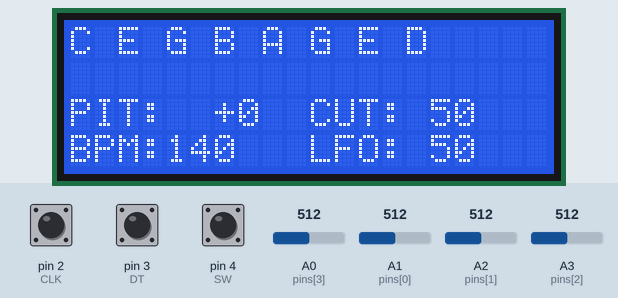
Simulated run of this sketch. Board: Arduino Uno, built with avr-gcc and run on an emulated ATmega328P. On the bench: 20×4 character LCD. The inputs (shaded band) are chosen by the test bench; at power-on: A1 (pins[0]) = 512, A0 (pins[3]) = 512, A2 (pins[1]) = 512, A3 (pins[2]) = 512, pin 2 (CLK) HIGH, pin 3 (DT) HIGH, pin 4 (SW) HIGH. What the sketch prints to the serial monitor is not drawn.

Above: at 1.2 s.
1.3 s: A1 (pins[0]) set to 500
At 1.76 s:
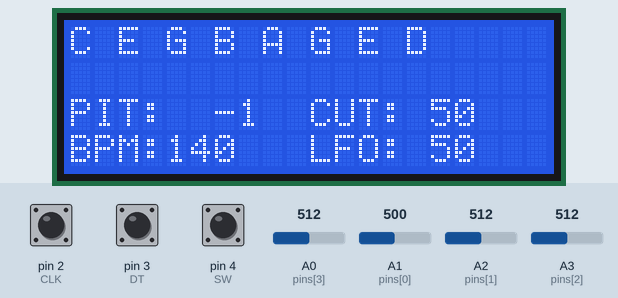
3.5 s: A0 (pins[3]) set to 716
At 4.89 s:
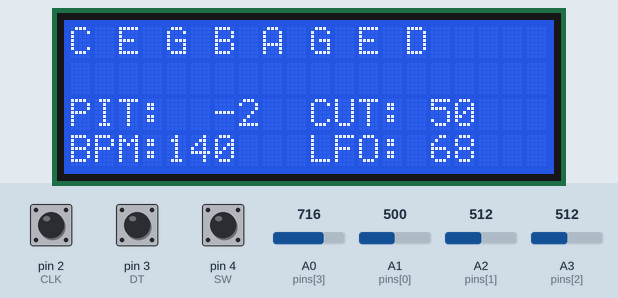
5.1 s: A2 (pins[1]) set to 716
At 6.45 s:
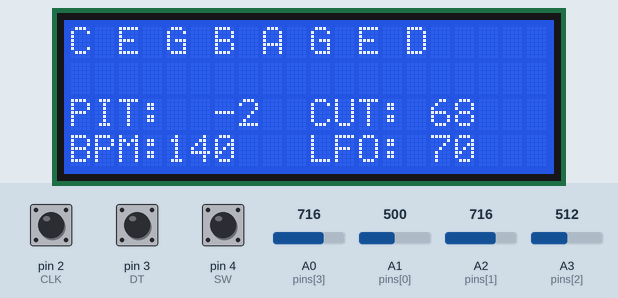
6.6 s: A3 (pins[2]) set to 716
At 8.02 s:
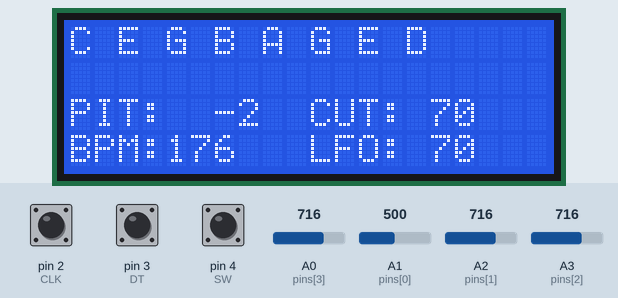
8.2 s: A1 (pins[0]) set to 306
At 9.45 s:
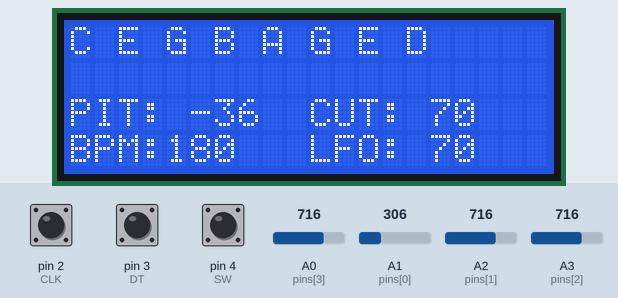
9.8 s: A0 (pins[3]) set to 992
At 11.66 s:
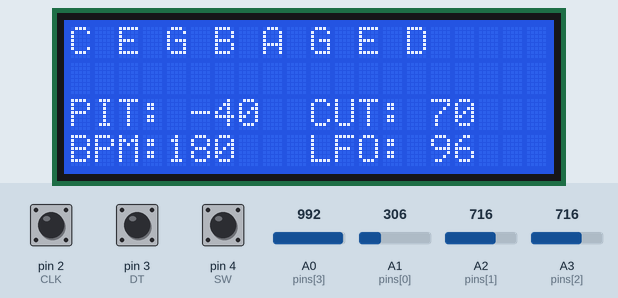

The sketch:

sketch_nov27a.ino
```cpp
#include <Wire.h>
#include <LiquidCrystal_I2C.h>

// LCD configuration
LiquidCrystal_I2C lcd(0x27, 20, 4);

// Four potentiometers
const byte pins[] = { A1, A2, A3, A0 };

float smooth[4];
int val[4];

// Rotary encoder
const byte CLK = 2;
const byte DT = 3;
const byte SW = 4;

volatile int ticks = 0;
volatile byte prevAB;

const int8_t transitions[] = {
  0, -1, 1, 0,
  1, 0, 0, -1,
  -1, 0, 0, 1,
  0, 1, -1, 0
};

void encoderISR() {
  byte ab = (digitalRead(CLK) << 1)
            | digitalRead(DT);

  ticks += transitions[(prevAB << 2) | ab];
  prevAB = ab;
}

// Eight notes, two characters each
char notes[17] = "C E G B A G E D ";

// Serial communication
char buffer[64];
byte used = 0;

// Sequencer state
int selected = 0;
int playhead = 0;

bool playing = false;
bool editing = false;

// Button debounce
bool rawButton = HIGH;
bool stableButton = HIGH;

unsigned long changed = 0;
unsigned long lastUpdate = 0;


// RECEIVE DATA FROM BROWSER

void receiveLine() {

  // Receive sequence notes
  if (buffer[0] == 'N' && strlen(buffer) == 18 && buffer[1] == ',') {

    memcpy(notes, buffer + 2, 16);
    notes[16] = 0;
  }

  // Receive sequencer state
  if (buffer[0] == 'S' && buffer[1] == ',') {

    int p, s, e;

    if (sscanf(buffer + 2,
               "%d,%d,%d",
               &p, &s, &e)
        == 3) {

      playing = p;
      selected = constrain(s, 0, 7);
      editing = e;
    }
  }

  // Receive current playback step
  if (buffer[0] == 'P' && buffer[1] == ',') {

    playhead = constrain(
      atoi(buffer + 2), 0, 7);
  }
}


// SETUP

void setup() {

  Serial.begin(115200);

  lcd.init();
  lcd.backlight();

  pinMode(CLK, INPUT_PULLUP);
  pinMode(DT, INPUT_PULLUP);
  pinMode(SW, INPUT_PULLUP);

  prevAB = (digitalRead(CLK) << 1)
           | digitalRead(DT);

  attachInterrupt(
    digitalPinToInterrupt(CLK),
    encoderISR,
    CHANGE);

  attachInterrupt(
    digitalPinToInterrupt(DT),
    encoderISR,
    CHANGE);

  for (byte i = 0; i < 4; i++) {
    smooth[i] = analogRead(pins[i]);
    val[i] = round(smooth[i] * 100 / 1023);
  }
}


// MAIN LOOP

void loop() {

  // Read incoming browser messages
  while (Serial.available()) {

    char c = Serial.read();

    if (c == '\n') {

      buffer[used] = 0;
      receiveLine();
      used = 0;

    } else if (c != '\r' && used < sizeof(buffer) - 1) {

      buffer[used++] = c;
    }
  }


  // ROTARY ENCODER ROTATION

  noInterrupts();

  int detents = ticks / 4;
  ticks -= detents * 4;

  interrupts();

  // Keep selection and note editing available during playback
  if (detents) {
    Serial.print("E,");
    Serial.println(detents);
  }


  // ROTARY ENCODER BUTTON

  bool b = digitalRead(SW);

  if (b != rawButton) {
    rawButton = b;
    changed = millis();
  }

  if (millis() - changed >= 25 && b != stableButton) {

    stableButton = b;

    if (b == LOW) {
      Serial.println("B");
    }
  }


  // UPDATE EVERY 50 MILLISECONDS

  if (millis() - lastUpdate < 50) {
    return;
  }

  lastUpdate = millis();


  // READ AND SMOOTH POTENTIOMETERS

  for (byte i = 0; i < 4; i++) {

    long sum = 0;

    analogRead(pins[i]);

    for (byte j = 0; j < 16; j++) {
      sum += analogRead(pins[i]);
    }

    smooth[i] +=
      (sum / 16.0 - smooth[i]) * 0.15;

    float n = smooth[i] * 100 / 1023;

    if (abs(n - val[i]) > 0.7) {
      val[i] = constrain(
        (int)round(n), 0, 100);
    }
  }

  int pitch = round(
                smooth[0] * 200 / 1023)
              - 100;


  // SEND KNOB VALUES TO BROWSER

  Serial.print(pitch);
  Serial.print(',');

  Serial.print(val[1]);
  Serial.print(',');

  Serial.print(val[2]);
  Serial.print(',');

  Serial.println(val[3]);


  // UPDATE LCD

  char row[21];

  lcd.noCursor();
  lcd.noBlink();

  // ROW 1: Eight sequencer notes
  lcd.setCursor(0, 0);
  lcd.print(notes);
  lcd.print("    ");

  // ROW 2: Playback marker, separate from the selected note
  lcd.setCursor(0, 1);
  lcd.print("                    ");
  if (playing) {
    lcd.setCursor(2 * playhead, 1);
    lcd.print("^");
  }

  // ROW 3: Pitch and cutoff
  snprintf(
    row,
    sizeof(row),
    "PIT:%+4d  CUT:%3d  ",
    pitch,
    val[1]);

  lcd.setCursor(0, 2);
  lcd.print(row);

  // ROW 4: Tempo and LFO
  snprintf(
    row,
    sizeof(row),
    "BPM:%3d   LFO:%3d  ",
    40 + 2 * val[2],
    val[3]);

  lcd.setCursor(0, 3);
  lcd.print(row);


  // SEQUENCER CURSOR

  lcd.setCursor(
    2 * selected,
    0);

  lcd.cursor();

  // Blink only during note editing
  if (editing) {
    lcd.blink();
  }
}
```

Measured:
- the behaviour switches between 509 and 508 on A1 (pins[0]) (found by bisection; images 0 and 1)
- after the input at 1.3 s, the display: first differs from a run without the input after 0.25 s (image 1)
- after the input at 3.5 s, the display: first changes after 0.13 s (image 2 shows a later state)
